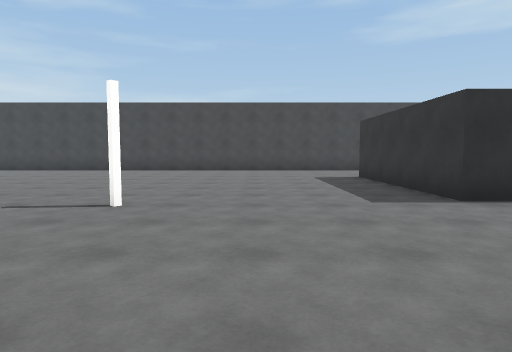
[1] (above)

20 first-person views from a walk through a 3-D level made in the Unity game engine. The camera is 1.2 m above the floor, tilts 4° down and sees 75° across. The floor is counted in squares, 2 m on a side. Each view is taken from the middle of a square. On the plan, view 1 faces up. The plan holds only what a view shows up to about 10 squares ahead; the rest is blank. The place goes on beyond the plan. The player is left out. Surface patterns are stand-ins for the level's own textures.

[2]
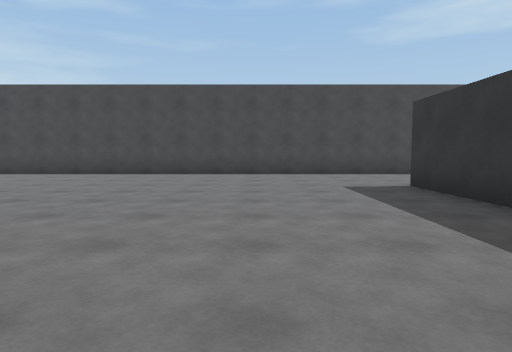

[3]
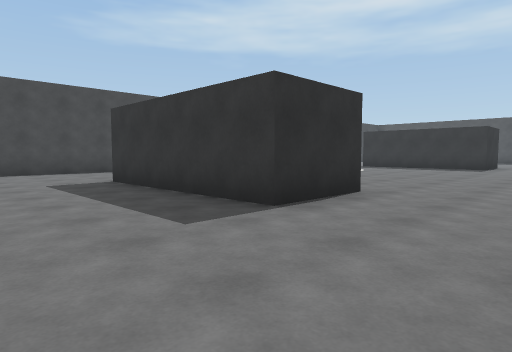

[4]
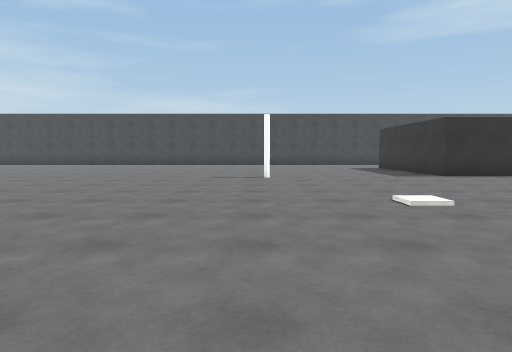

[5]
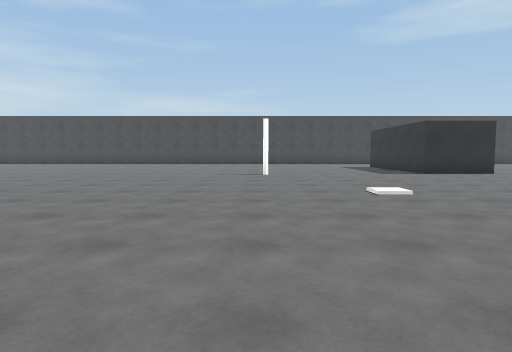

[6]
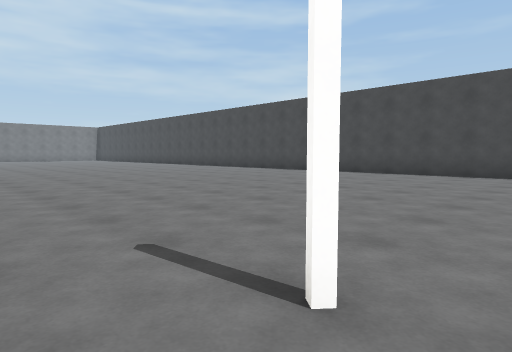

[7]
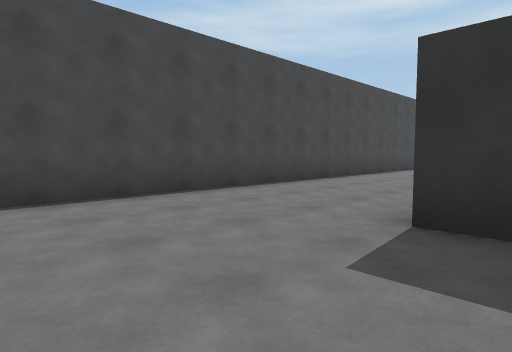

[8]
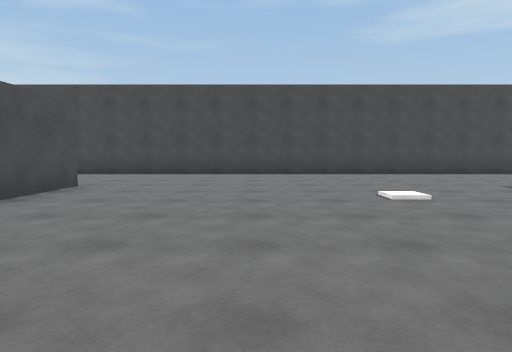

[9]
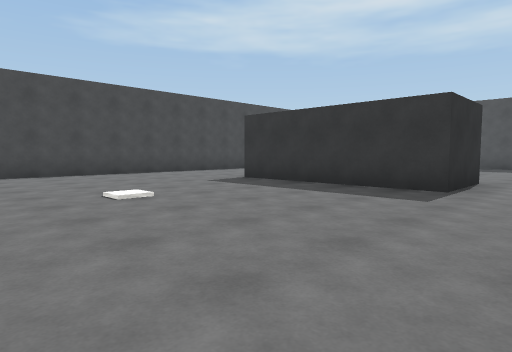

[10]
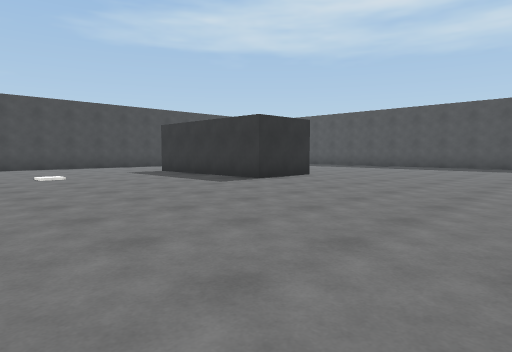

[11]
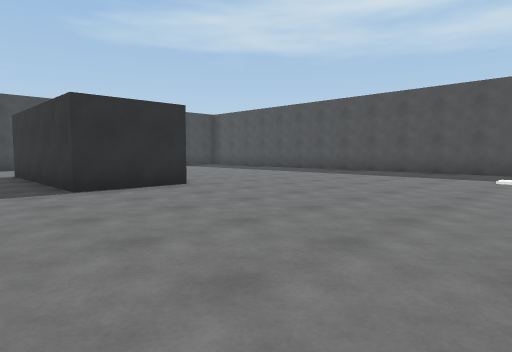

[12]
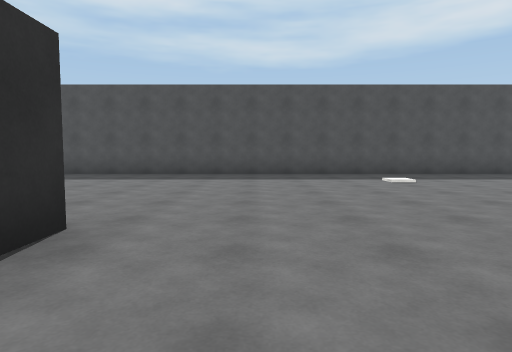

[13]
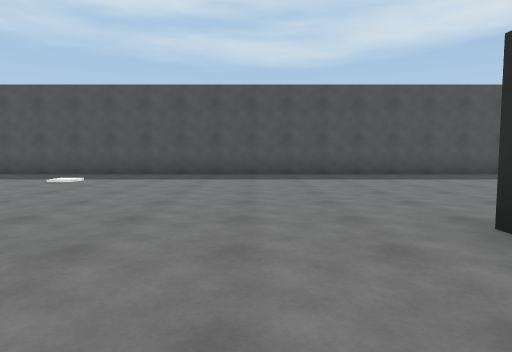

[14]
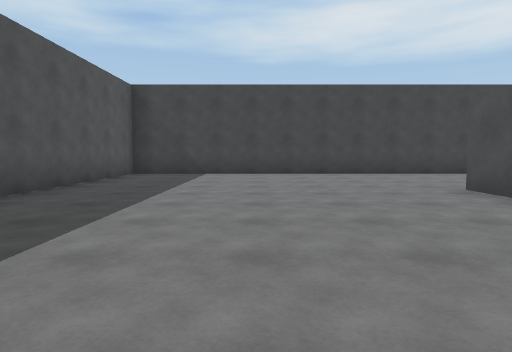

[15]
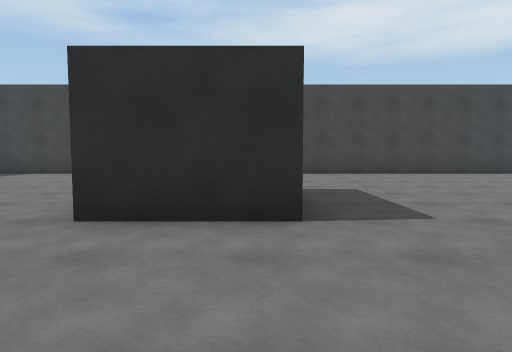

[16]
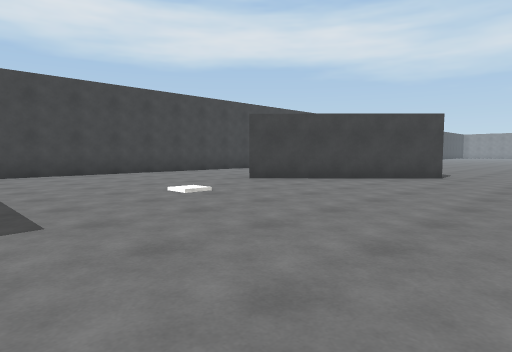

[17]
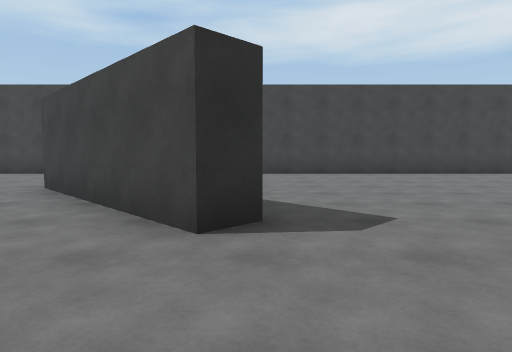

[18]
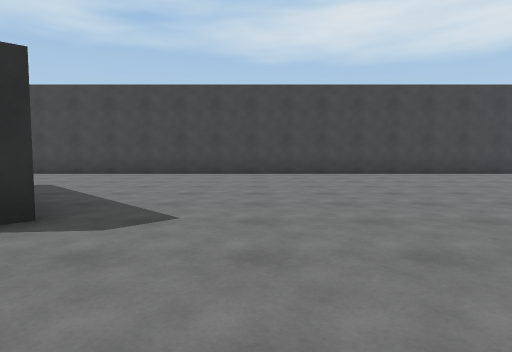

[19]
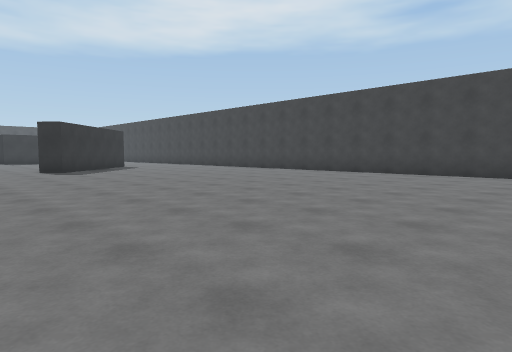

[20]
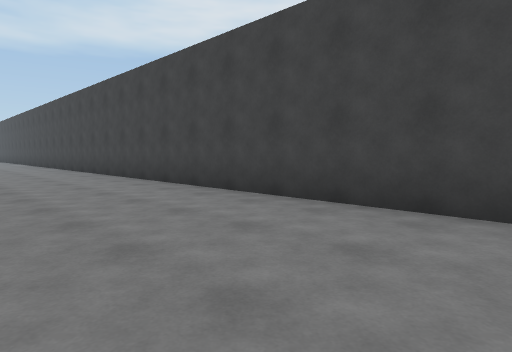

### Floor plan
Points are (right, up) in squares from view 1. A wall is a line through its corners. A room is listed if a view was taken in it or the views show most of it. See-through windows are left out.
Room 1 (views 1, 2, 3, 4, 5, 6, 7, 8, 9, 10, 11, 12, 13, 14, 15, 16, 17, 18, 19, 20)
walls: (4.9, 4.5) (2.8, 4.5) (2.8, 9); (3.9, -6) (4.4, -5.4) (7.7, -8.7); (4.8, 9) (4.8, 7.1); (13.5, -5.9) (15.6, -5.9); (15.6, 4.5) (13.6, 4.5) (13.6, 9); (15.6, -7.4) (15.6, -8.5); (15.4, 12.5) (-7.4, 12.5); (-10.6, -12.5) (22.5, -12.5) (22.5, 8.5)
objects: pole (-2, 4)

Positions as (right, up) in squares from view 1, and headings:
1: (0, 0), facing up
2: (0, 3), facing up
3: (0, 2), facing up-right
4: (-2, -4), facing up
5: (-2, -5), facing up
6: (-1, 3), facing up-left
7: (0, 8), facing up-right
8: (8, 3), facing up
9: (8, 3), facing up-right
10: (8, -1), facing up-right
11: (12, -1), facing up-right
12: (13, 3), facing right
13: (13, -4), facing right
14: (19, -3), facing down
15: (14, -3), facing down
16: (13, -3), facing down-left
17: (4, -3), facing down
18: (2, -3), facing down
19: (-7, -3), facing down-right
20: (-11, -9), facing down-right
